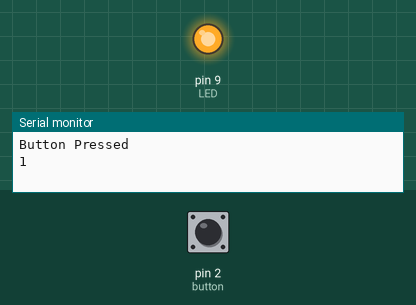
The sketch below on a simulated Arduino Uno, built with avr-gcc and run on an emulated ATmega328P. Shown: output pins drawn as LEDs (lit = HIGH), the last lines printed to the serial monitor. Inputs (shaded band) come from the test bench; at power-on: pin 2 (button) HIGH.

Above: at 1.2 s.
1.3 s: pin 2 (button) pulled LOW for 0.15 s
At 1.9 s:
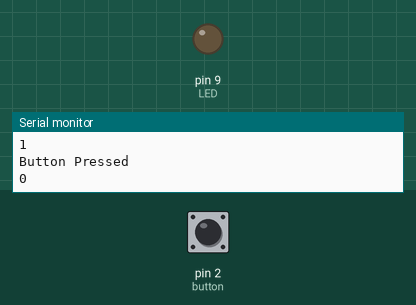
2.9 s: pin 2 (button) pulled LOW for 1 s
At 4.4 s:
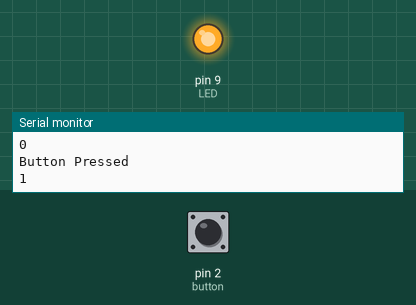
5.4 s: pin 2 (button) pulled LOW for 3.2 s
At 9.2 s:
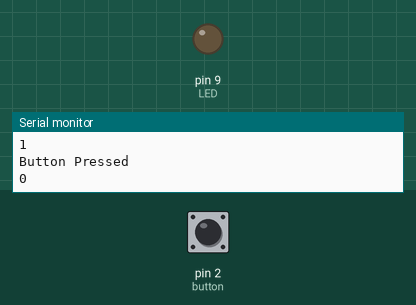
Timing chart, 0 to 10.7 s (numbered marks = the images above; inputs shaded):
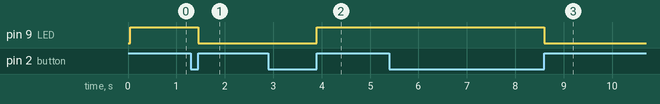

The sketch:

5_Debounce_Button.ino
```cpp
const int LED        = 9;
const int button     = 2;

int buttonReleased=   -1;
long oldDelay =        0;
bool ledOn =          false;

void setup()
{
  pinMode(LED, OUTPUT);
  pinMode(button, INPUT_PULLUP);
  Serial.begin(9600);
  digitalWrite(LED, LOW);
}

void loop()
{
    int buttonPressed = digitalRead(button);
    long delayInMillis = millis();

    if(buttonPressed != buttonReleased && delayInMillis - oldDelay > 50) // true. overflow
    {
      oldDelay = delayInMillis;
      buttonReleased = buttonPressed; // 0

      if(buttonPressed == HIGH)
      {
        Serial.println("Button Pressed");
        ledOn = !ledOn; // it changes true / false depending its previous value
        Serial.println(ledOn);
      }
      buttonReleased = buttonPressed;
      digitalWrite(LED, ledOn);
    }
}
```

Measured:
- after the input at 1.3 s, pin 9 (LED): HIGH → LOW after 0.15 s
- after the input at 2.9 s, pin 9 (LED): LOW → HIGH after 1.0 s
- after the input at 5.4 s, pin 9 (LED): HIGH → LOW after 3.2 s
